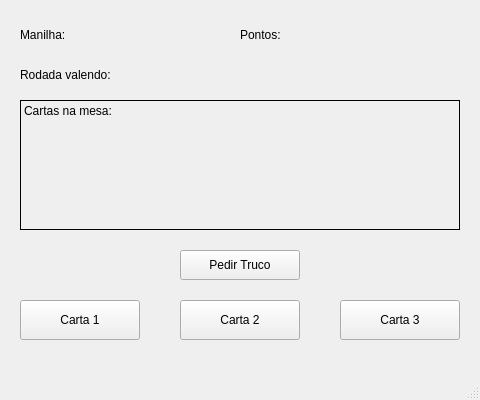
<?xml version="1.0" encoding="UTF-8"?>
<ui version="4.0">
 <class>MainWindow</class>
 <widget class="QMainWindow" name="MainWindow">
  <property name="geometry">
   <rect>
    <x>0</x>
    <y>0</y>
    <width>480</width>
    <height>400</height>
   </rect>
  </property>
  <property name="windowTitle">
   <string>Truco Paulista</string>
  </property>
  <widget class="QWidget" name="centralwidget">
   <widget class="QPushButton" name="btnCarta1">
    <property name="geometry">
     <rect>
      <x>20</x>
      <y>300</y>
      <width>120</width>
      <height>40</height>
     </rect>
    </property>
    <property name="text">
     <string>Carta 1</string>
    </property>
   </widget>
   <widget class="QPushButton" name="btnCarta2">
    <property name="geometry">
     <rect>
      <x>180</x>
      <y>300</y>
      <width>120</width>
      <height>40</height>
     </rect>
    </property>
    <property name="text">
     <string>Carta 2</string>
    </property>
   </widget>
   <widget class="QPushButton" name="btnCarta3">
    <property name="geometry">
     <rect>
      <x>340</x>
      <y>300</y>
      <width>120</width>
      <height>40</height>
     </rect>
    </property>
    <property name="text">
     <string>Carta 3</string>
    </property>
   </widget>
   <widget class="QPushButton" name="btnTruco">
    <property name="geometry">
     <rect>
      <x>180</x>
      <y>250</y>
      <width>120</width>
      <height>30</height>
     </rect>
    </property>
    <property name="text">
     <string>Pedir Truco</string>
    </property>
   </widget>
   <widget class="QLabel" name="lblManilha">
    <property name="geometry">
     <rect>
      <x>20</x>
      <y>20</y>
      <width>200</width>
      <height>30</height>
     </rect>
    </property>
    <property name="text">
     <string>Manilha:</string>
    </property>
   </widget>
   <widget class="QLabel" name="lblPontos">
    <property name="geometry">
     <rect>
      <x>240</x>
      <y>20</y>
      <width>200</width>
      <height>30</height>
     </rect>
    </property>
    <property name="text">
     <string>Pontos:</string>
    </property>
   </widget>
   <widget class="QLabel" name="lblTruco">
    <property name="geometry">
     <rect>
      <x>20</x>
      <y>60</y>
      <width>400</width>
      <height>30</height>
     </rect>
    </property>
    <property name="text">
     <string>Rodada valendo:</string>
    </property>
   </widget>
   <widget class="QLabel" name="lblMesa">
    <property name="geometry">
     <rect>
      <x>20</x>
      <y>100</y>
      <width>440</width>
      <height>130</height>
     </rect>
    </property>
    <property name="frameShape">
     <enum>QFrame::Box</enum>
    </property>
    <property name="alignment">
     <set>Qt::AlignTop</set>
    </property>
    <property name="text">
     <string>Cartas na mesa:</string>
    </property>
   </widget>
  </widget>
  <widget class="QMenuBar" name="menubar"/>
  <widget class="QStatusBar" name="statusbar"/>
 </widget>
 <resources/>
 <connections/>
</ui>
